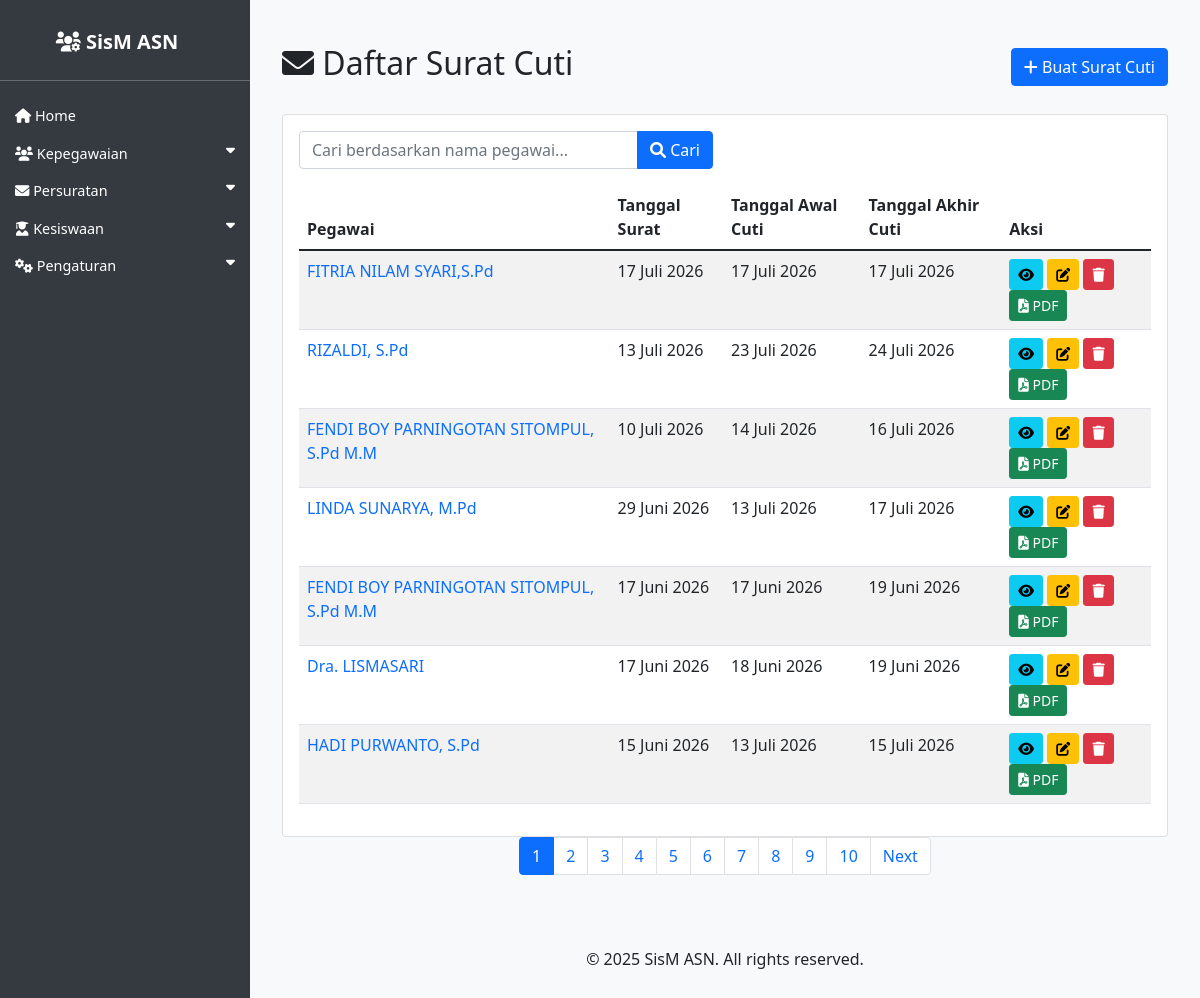
Screenshot of /asn/surat_cuti/ with the database file from the repository.
### asn_app/models.py (models this page shows, shortened)
class SuratCuti(models.Model):
    JENIS_CUTI_CHOICES = [
        ('Cuti Tahunan', 'Cuti Tahunan'),
        ('Cuti Sakit', 'Cuti Sakit'),
        ('Cuti Alasan Penting', 'Cuti Alasan Penting'),
        ('Cuti Diluar Tanggungan Negara', 'Cuti Diluar Tanggungan Negara'),
        ('Cuti Melahirkan', 'Cuti Melahirkan'),
        ('Cuti Besar', 'Cuti Besar'),
    ]
    tempat_ditetapkan = models.CharField(max_length=100, verbose_name='Tempat Ditetapkan')
    tanggal_surat = models.DateField(verbose_name='Tanggal Surat')
    nomor_surat = models.CharField(max_length=100, blank=True, null=True, verbose_name='Nomor Surat')
    sifat_surat = models.CharField(max_length=100, blank=True, null=True, verbose_name='Sifat Surat')
    lampiran_surat = models.CharField(max_length=100, blank=True, null=True, verbose_name='Lampiran Surat')
    perihal_surat = models.CharField(max_length=255, blank=True, null=True, verbose_name='Perihal Surat')
    tujuan_surat = models.CharField(max_length=200, verbose_name='Tujuan Surat')
    jenis_cuti = models.CharField(max_length=50, choices=JENIS_CUTI_CHOICES, default='Cuti Tahunan', verbose_name='Jenis Cuti')
    pegawai = models.ForeignKey(ASN, on_delete=models.CASCADE, related_name='surat_cuti_pegawai', verbose_name='Pegawai')
    tanggal_awal = models.DateField(verbose_name='Tanggal Awal Cuti')
    tanggal_akhir = models.DateField(verbose_name='Tanggal Akhir Cuti')
    alasan_cuti = models.TextField(blank=True, null=True, verbose_name='Alasan Cuti')
    penandatangan = models.ForeignKey(ASN, on_delete=models.SET_NULL, null=True, blank=True, related_name='surat_cuti_penandatangan', verbose_name='Penandatangan')
    kop_surat = models.ForeignKey(KopSurat, on_delete=models.SET_NULL, null=True, blank=True, verbose_name='Kop Surat')
    created_at = models.DateTimeField(auto_now_add=True)
    updated_at = models.DateTimeField(auto_now=True)
    class Meta:
        verbose_name_plural = "Surat Cuti"
        ordering = ['-tanggal_surat']

class ASN(models.Model):
    JENIS_KELAMIN_CHOICES = [
        ('L', 'Laki-laki'),
        ('P', 'Perempuan'),
    ]
    AGAMA_CHOICES = [
        ('ISLAM', 'Islam'),
        ('KRISTEN', 'Kristen'),
        ('KATOLIK', 'Katolik'),
        ('HINDU', 'Hindu'),
        ('BUDDHA', 'Buddha'),
        ('KONGHUCU', 'Konghucu'),
    ]
    nip = models.CharField(max_length=18, unique=True, null=True, blank=True)
    nama = models.CharField(max_length=100)
    tempat_lahir = models.CharField(max_length=50)
    tanggal_lahir = models.DateField()
    jenis_kelamin = models.CharField(max_length=1, choices=JENIS_KELAMIN_CHOICES)
    agama = models.CharField(max_length=10, choices=AGAMA_CHOICES)
    alamat = models.TextField()
    email = models.EmailField()
    telepon = models.CharField(max_length=15)
    jabatan = models.CharField(max_length=100)
    pangkat = models.CharField(max_length=50, null=True, blank=True)
    golongan = models.CharField(max_length=5, null=True, blank=True)
    nama_istri_suami = models.CharField(max_length=100, blank=True, null=True, verbose_name='Nama Istri/Suami')
    unit_kerja = models.CharField(max_length=100)
    foto = models.ImageField(upload_to='asn_fotos/', blank=True, null=True)
    pendidikan_terakhir = models.CharField(max_length=255, blank=True, verbose_name='Pendidikan Terakhir')
    tmt_pangkat = models.DateField(null=True, blank=True, verbose_name='TMT Pangkat')
    tmt_cpns = models.DateField(null=True, blank=True, verbose_name='TMT CPNS')
    tmt_jabatan = models.DateField(null=True, blank=True, verbose_name='TMT Jabatan')
    created_at = models.DateTimeField(auto_now_add=True)
    updated_at = models.DateTimeField(auto_now=True)

### asn_app/views.py (the view)
# urls.py: path('surat_cuti/', views.SuratCutiListView.as_view(), name='surat_cuti_list'),
class SuratCutiListView(ListView):
    model = SuratCuti
    template_name = 'asn_app/surat_cuti_list.html'
    context_object_name = 'surat_cuti_list'
    paginate_by = 7
    def get_queryset(self):
        queryset = super().get_queryset()
        search_query = self.request.GET.get('nama', '')
        if search_query:
            queryset = queryset.filter(pegawai__nama__icontains=search_query)
        return queryset

### asn_app/templates/asn_app/surat_cuti_list.html (shortened to what this page needs)
{% extends 'asn_app/base.html' %}
{% load indonesian_date_tags %}
{% block content %}
<div class="container mt-4">
    <div class="d-flex justify-content-between align-items-center mb-4">
        <h2><i class="fas fa-envelope"></i> Daftar Surat Cuti</h2>
        <div>
            <a href="{% url 'surat_cuti_create' %}" class="btn btn-primary">
                <i class="fas fa-plus"></i> Buat Surat Cuti
            </a>
        </div>
    </div>
    <div class="card">
        <div class="card-body">
            <form method="get" action="{% url 'surat_cuti_list' %}" class="mb-3">
                <div class="row">
                    <div class="col-md-6">
                        <div class="input-group">
                            <input
                                type="text"
                                class="form-control"
                                name="nama"
                                placeholder="Cari berdasarkan nama pegawai..."
                                value="{{ request.GET.nama }}"
                            >
                            <button type="submit" class="btn btn-primary">
                                <i class="fas fa-search"></i> Cari
                            </button>
                        </div>
                    </div>
                </div>
            </form>
            <div class="table-responsive">
                <table class="table table-striped">
                    <thead>
                        <tr>
                            <th>Pegawai</th>
                            <th>Tanggal Surat</th>
                            <th>Tanggal Awal Cuti</th>
                            <th>Tanggal Akhir Cuti</th>
                            <th>Aksi</th>
                        </tr>
                    </thead>
                    <tbody>
                        {% for surat_cuti in surat_cuti_list %}
                        <tr>
                            <td>
                                <a href="{% url 'laporan_cuti_pdf' surat_cuti.pegawai.pk %}" target="_blank" class="text-decoration-none">
                                    {{ surat_cuti.pegawai.nama }}
                                </a>
                            </td>
                            <td>{{ surat_cuti.tanggal_surat|indonesian_date:"%d %B %Y" }}</td>
                            <td>{{ surat_cuti.tanggal_awal|indonesian_date:"%d %B %Y" }}</td>
                            <td>{{ surat_cuti.tanggal_akhir|indonesian_date:"%d %B %Y" }}</td>
                            <td>
                                <a href="{% url 'surat_cuti_detail' surat_cuti.pk %}" class="btn btn-sm btn-info">
                                    <i class="fas fa-eye"></i>
                                </a>
                                <a href="{% url 'surat_cuti_update' surat_cuti.pk %}" class="btn btn-sm btn-warning">
                                    <i class="fas fa-edit"></i>
                                </a>
                                <a href="{% url 'surat_cuti_delete' surat_cuti.pk %}" class="btn btn-sm btn-danger">
                                    <i class="fas fa-trash"></i>
                                </a>
                                <a href="{% url 'surat_cuti_export_pdf' surat_cuti.pk %}" class="btn btn-sm btn-success" target="_blank">
                                    <i class="fas fa-file-pdf"></i> PDF
                                </a>
                            </td>
                        </tr>
                        {% endfor %}
                    </tbody>
                </table>
            </div>
        </div>
    </div>
    {% if is_paginated %}
    <nav aria-label="Page navigation">
        <ul class="pagination justify-content-center">
            {% for num in page_obj.paginator.page_range %}
                <li class="page-item {% if page_obj.number == num %}active{% endif %}">
                    <a class="page-link" href="?page={{ num }}{% if request.GET.nama %}&nama={{ request.GET.nama }}{% endif %}">{{ num }}</a>
                </li>
            {% endfor %}
            {% if page_obj.has_next %}
                <li class="page-item">
                    <a class="page-link" href="?page={{ page_obj.next_page_number }}{% if request.GET.nama %}&nama={{ request.GET.nama }}{% endif %}">Next</a>
                </li>
            {% endif %}
        </ul>
    </nav>
    {% endif %}
</div>
{% endblock %}

### asn_app/templates/asn_app/base.html (style rules this page uses)
body { display: flex; min-height: 100vh; flex-direction: column; background-color: #f8f9fa; }

### rows the page displays
SuratCuti: pegawai.nama "FITRIA NILAM SYARI,S.Pd", tanggal_surat|indonesian_date "17 Juli 2026", tanggal_awal|indonesian_date "17 Juli 2026", tanggal_akhir|indonesian_date "17 Juli 2026"
SuratCuti: pegawai.nama "RIZALDI, S.Pd", tanggal_surat|indonesian_date "13 Juli 2026", tanggal_awal|indonesian_date "23 Juli 2026", tanggal_akhir|indonesian_date "24 Juli 2026"
SuratCuti: pegawai.nama "FENDI BOY PARNINGOTAN SITOMPUL, S.Pd M.M", tanggal_surat|indonesian_date "10 Juli 2026", tanggal_awal|indonesian_date "14 Juli 2026", tanggal_akhir|indonesian_date "16 Juli 2026"
SuratCuti: pegawai.nama "LINDA SUNARYA, M.Pd", tanggal_surat|indonesian_date "29 Juni 2026", tanggal_awal|indonesian_date "13 Juli 2026", tanggal_akhir|indonesian_date "17 Juli 2026"
SuratCuti: pegawai.nama "FENDI BOY PARNINGOTAN SITOMPUL, S.Pd M.M", tanggal_surat|indonesian_date "17 Juni 2026", tanggal_awal|indonesian_date "17 Juni 2026", tanggal_akhir|indonesian_date "19 Juni 2026"
SuratCuti: pegawai.nama "Dra. LISMASARI", tanggal_surat|indonesian_date "17 Juni 2026", tanggal_awal|indonesian_date "18 Juni 2026", tanggal_akhir|indonesian_date "19 Juni 2026"
SuratCuti: pegawai.nama "HADI PURWANTO, S.Pd", tanggal_surat|indonesian_date "15 Juni 2026", tanggal_awal|indonesian_date "13 Juli 2026", tanggal_akhir|indonesian_date "15 Juli 2026"

### other values shown
{{ num }} "1" "2" "3" "4" "5" "6" "7" "8" "9" "10"
